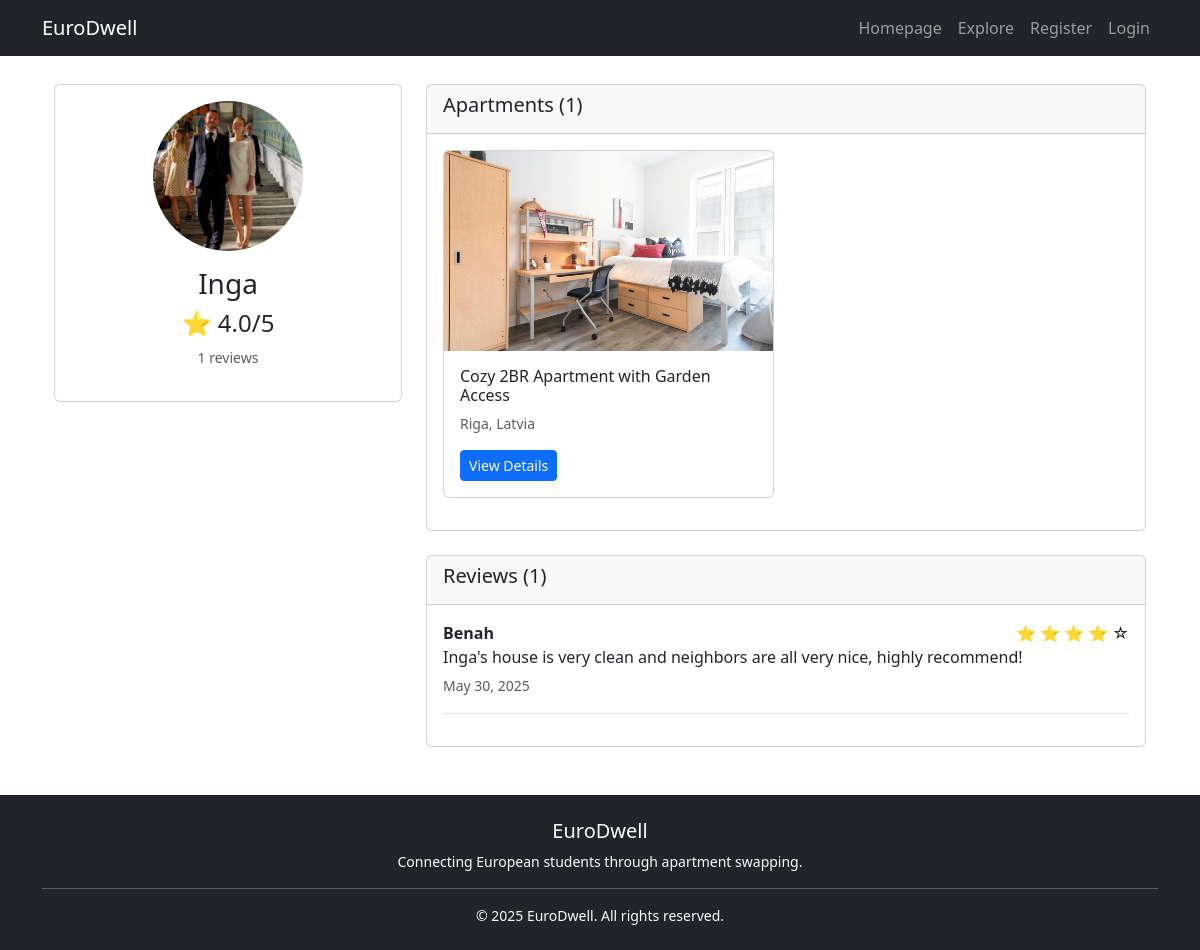
The app's page /user/5/, older data.
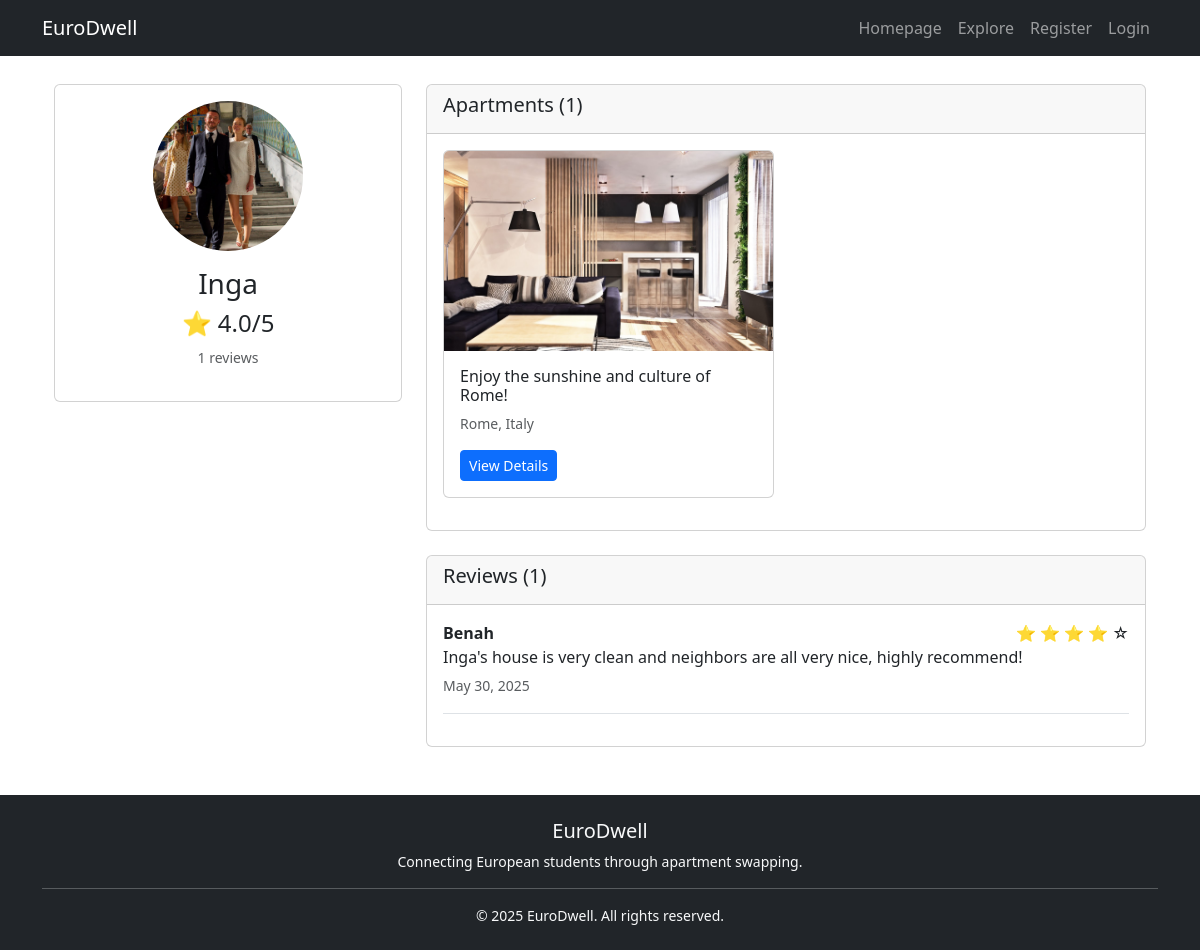
The same page, newer data.
### app/models.py (models this page shows, shortened)
class Apartment(models.Model):
    user = models.ForeignKey(User, on_delete=models.CASCADE)
    title = models.CharField(max_length=200)
    description = models.TextField()
    country = models.CharField(max_length=100,default='Norway')
    city = models.CharField(max_length=100,default='Oslo')
    bedrooms = models.IntegerField(default=1)
    bathrooms = models.IntegerField(default=1)
    shared_bathroom = models.BooleanField(default=False)
    shared_kitchen = models.BooleanField(default=False)
    available_from = models.DateField(default=date.today)
    available_until = models.DateField(default=default_available_until)
    created_at = models.DateTimeField(auto_now_add=True)
    updated_at = models.DateTimeField(auto_now=True)
    @property
    def location(self):
        return f"{self.city}, {self.country}"

class ApartmentImage(models.Model):
    apartment = models.ForeignKey(Apartment, related_name='images', on_delete=models.CASCADE)
    image = models.ImageField(upload_to='apartments/')
    uploaded_at = models.DateTimeField(auto_now_add=True)

class Review(models.Model):
    reviewer = models.ForeignKey(User, on_delete=models.CASCADE)
    reviewee = models.ForeignKey(User, on_delete=models.CASCADE, related_name="received_reviews")
    rating = models.IntegerField(choices=[(i, i) for i in range(1, 6)])  # 1 to 5 stars
    comment = models.TextField()
    created_at = models.DateTimeField(auto_now_add=True)

### app/views.py (the view)
# urls.py: path('user/<int:user_id>/', views.user_profile_view, name='user_profile'),
def user_profile_view(request, user_id):
    profile_user = get_object_or_404(User, id=user_id)
    profile, created = Profile.objects.get_or_create(user=profile_user)
    user_apartments = Apartment.objects.filter(user=profile_user)
    reviews = Review.objects.filter(reviewee=profile_user).order_by('-created_at')
    context = {
        'profile_user': profile_user,
        'profile': profile,
        'user_apartments': user_apartments,
        'reviews': reviews,
    }
    return render(request, 'user_profile.html', context)

### app/context_processors.py (called while the page is built)
def unread_message_count(request):
    if request.user.is_authenticated:
        count = Message.objects.filter(receiver=request.user, is_read=False).count()
        return {'unread_message_count': count}
    return {}

def pending_swap_requests_count(request):
    if request.user.is_authenticated:
        count = SwapRequest.objects.filter(
            apartment_requested__user=request.user,
            status='Pending'
        ).count()
        return {'pending_swap_requests_count': count}
    return {}

### app/models.py (called while the page is built)
    def average_rating(self):
        reviews = Review.objects.filter(reviewee=self.user)
        if reviews:
            return round(sum(review.rating for review in reviews) / len(reviews), 1)
        return 0

    def total_reviews(self):
        return Review.objects.filter(reviewee=self.user).count()

### app/templates/user_profile.html (shortened to what this page needs)
{% extends 'base.html' %}
{% block content %}
<div class="container">
    <div class="row">
        <div class="col-md-4">
            <div class="card">
                <div class="card-body text-center">
                    {% if profile.avatar %}
                        <img src="{{ profile.avatar.url }}" class="rounded-circle mb-3" width="150" height="150" alt="Profile Picture">
                    {% else %}
                        <div class="bg-secondary rounded-circle mx-auto mb-3 d-flex align-items-center justify-content-center" style="width: 150px; height: 150px;">
                            <i class="fas fa-user text-white fa-4x"></i>
                        </div>
                    {% endif %}
                    <h3>{{ profile_user.first_name|default:profile_user.username }}</h3>
                    <div class="rating mb-3">
                        <h4>⭐ {{ profile.average_rating }}/5</h4>
                        <small class="text-muted">{{ profile.total_reviews }} reviews</small>
                    </div>
                </div>
            </div>
        </div>
        <div class="col-md-8">
            <div class="card mb-4">
                <div class="card-header">
                    <h5>Apartments ({{ user_apartments.count }})</h5>
                </div>
                <div class="card-body">
                    {% if user_apartments %}
                        <div class="row">
                            {% for apartment in user_apartments %}
                                <div class="col-md-6 mb-3">
                                    <div class="card">
                                        {% if apartment.images.first %}
                                            <img src="{{ apartment.images.first.image.url }}" class="card-img-top" style="height: 200px; object-fit: cover;" alt="Apartment">
                                        {% endif %}
                                        <div class="card-body p-3">
                                            <h6 class="card-title">{{ apartment.title }}</h6>
                                            <p class="card-text small text-muted">{{ apartment.location }}</p>
                                            <a href="{% url 'apartment_details' apartment.id %}" class="btn btn-sm btn-primary">View Details</a>
                                        </div>
                                    </div>
                                </div>
                            {% endfor %}
                        </div>
                    {% else %}
                        <p class="text-muted">No apartments listed yet.</p>
                    {% endif %}
                </div>
            </div>
            <div class="card">
                <div class="card-header">
                    <h5>Reviews ({{ reviews.count }})</h5>
                </div>
                <div class="card-body">
                    {% if reviews %}
                        {% for review in reviews %}
                            <div class="mb-3 pb-3 border-bottom">
                                <div class="d-flex justify-content-between">
                                    <strong>{{ review.reviewer.first_name|default:review.reviewer.username }}</strong>
                                    <div>
                                        {% for i in "12345" %}
                                            {% if forloop.counter <= review.rating %}⭐{% else %}☆{% endif %}
                                        {% endfor %}
                                    </div>
                                </div>
                                <p class="mb-1">{{ review.comment }}</p>
                                <small class="text-muted">{{ review.created_at|date:"M d, Y" }}</small>
                            </div>
                        {% endfor %}
                    {% else %}
                        <p class="text-muted">No reviews yet.</p>
                    {% endif %}
                </div>
            </div>
        </div>
    </div>
</div>
{% endblock %}

Row changes from the older to the newer data that the page shows:
removed Apartment: images.first.image (picture), title "Cozy 2BR Apartment with Garden Access", location "Riga, Latvia"
added Apartment: images.first.image (picture), title "Enjoy the sunshine and culture of Rome!", location "Rome, Italy"
